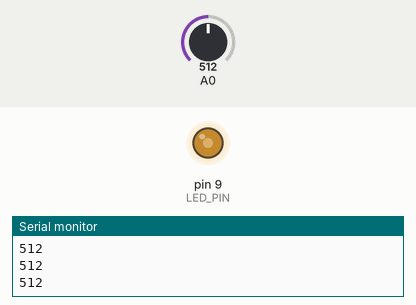
Bench run of a sketch on a simulated Arduino Uno, built with avr-gcc and run on an emulated ATmega328P. Shown: output pins drawn as LEDs (lit = HIGH), the last lines printed to the serial monitor. The test bench sets the inputs (shaded band); at power-on: A0 = 512.

Above: at 1.2 s.
1.3 s: A0 set to 306
At 2.5 s:
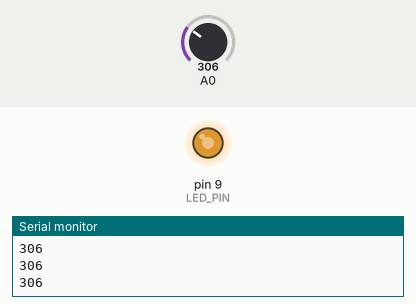
2.8 s: A0 set to 122
At 3.6 s:
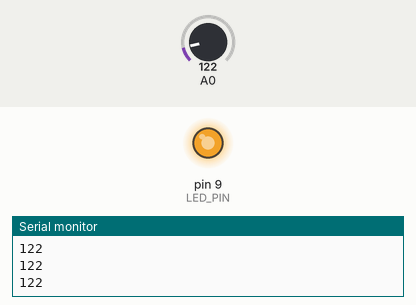
4.3 s: A0 set to 900
At 4.8 s:
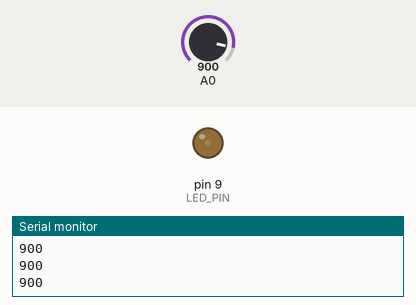
5.8 s: A0 set to 1023
At 6.1 s:
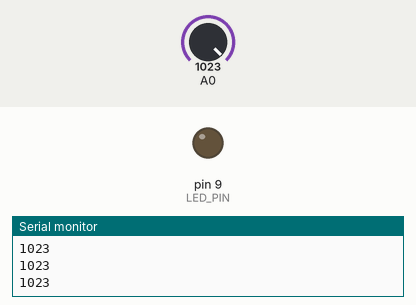
Timing chart, 0 to 8.3 s (numbered marks = the images above; inputs shaded):
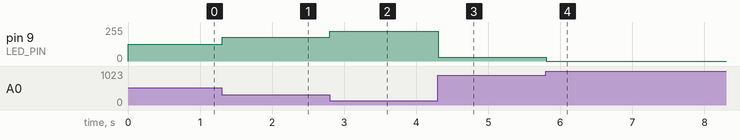

Measured:
- after the input at 1.3 s, pin 9 (LED_PIN): 127/255 → 179/255 at once
- after the input at 2.8 s, pin 9 (LED_PIN): 179/255 → 225/255 at once
- after the input at 4.3 s, pin 9 (LED_PIN): 225/255 → 30/255 at once
- after the input at 5.8 s, pin 9 (LED_PIN): 30/255 → 0/255 at once

The sketch:

fade_analog.ino
```cpp
const int LED_PIN = 9;
int STEP = 5;

int brightness = 0;
int sign = 1;

void setup()  {
  pinMode(LED_PIN, OUTPUT);
  Serial.begin(9600);
}

void loop()  {
  int sensorValue = analogRead(A0);
  Serial.println(sensorValue);

  brightness = (1023 - sensorValue) / 4;
  analogWrite(LED_PIN, brightness);

  delay(10);
}
```
